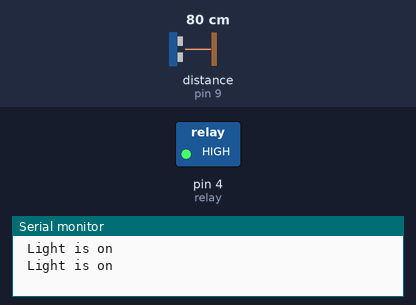
A sketch run on a simulated Arduino Uno, built with avr-gcc and run on an emulated ATmega328P. Parts: switched loads named in the sketch (green lamp = pin HIGH), the last lines printed to the serial monitor. Wiring (inferred from the names in the program): ultrasonic range finder: trigger pin 10; echo pin 9. The test bench sets the inputs (shaded band); at power-on: distance to the obstacle (sensor on pin 9) 80 cm. The echo pulse lasts 58.3 µs per cm; pins used as bus, display or sensor lines are not drawn.

Above: at 1.8 s.
1.9 s: distance to the obstacle (sensor on pin 9) set to 4 cm
3.4 s: distance to the obstacle (sensor on pin 9) set to 2 cm
At 4.4 s:
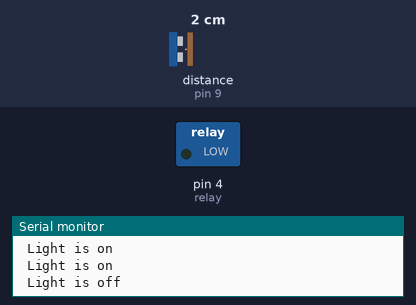
5.5 s: distance to the obstacle (sensor on pin 9) set to 9 cm
At 7.2 s:
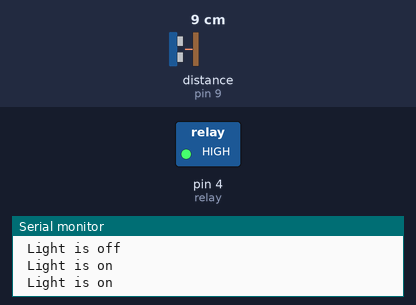
Timing chart, 0 to 8.7 s (numbered marks = the images above; inputs shaded):
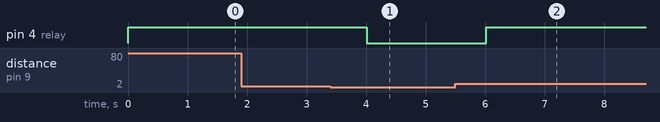

Measured:
- the behaviour switches between 3 and 2 cm on distance to the obstacle (sensor on pin 9) (found by bisection; images 0 and 1)
- after the input at 3.4 s, pin 4 (relay): HIGH → LOW after 0.61 s
- after the input at 5.5 s, pin 4 (relay): LOW → HIGH after 0.52 s

The sketch:

Motion_activated_light.ino
```cpp
#define trigPin 10
#define echoPin 9
#define relay 4

int counter;
float duration;
float distance;
unsigned long time;

void setup()
{
  Serial.begin ( 9600);
  pinMode( trigPin, OUTPUT );
  pinMode( echoPin, INPUT );
  pinMode(relay, OUTPUT);
}

void loop()
{
  digitalWrite( trigPin, LOW );
  delayMicroseconds( 2 );

  digitalWrite( trigPin, HIGH );
  delayMicroseconds( 10 );
  digitalWrite( trigPin, LOW );

  duration = pulseIn( echoPin, HIGH );

  distance = ( duration/2 ) * 0.0344;


  if     ( distance > 400 ||  distance < 2 )
	 {

 		digitalWrite(relay, LOW);
  Serial.println( " Light is off" );
	}

  else
	{
 		digitalWrite(relay, HIGH);
 		Serial.println( " Light is on" );

	}

  delay( 1000 );

}
```
